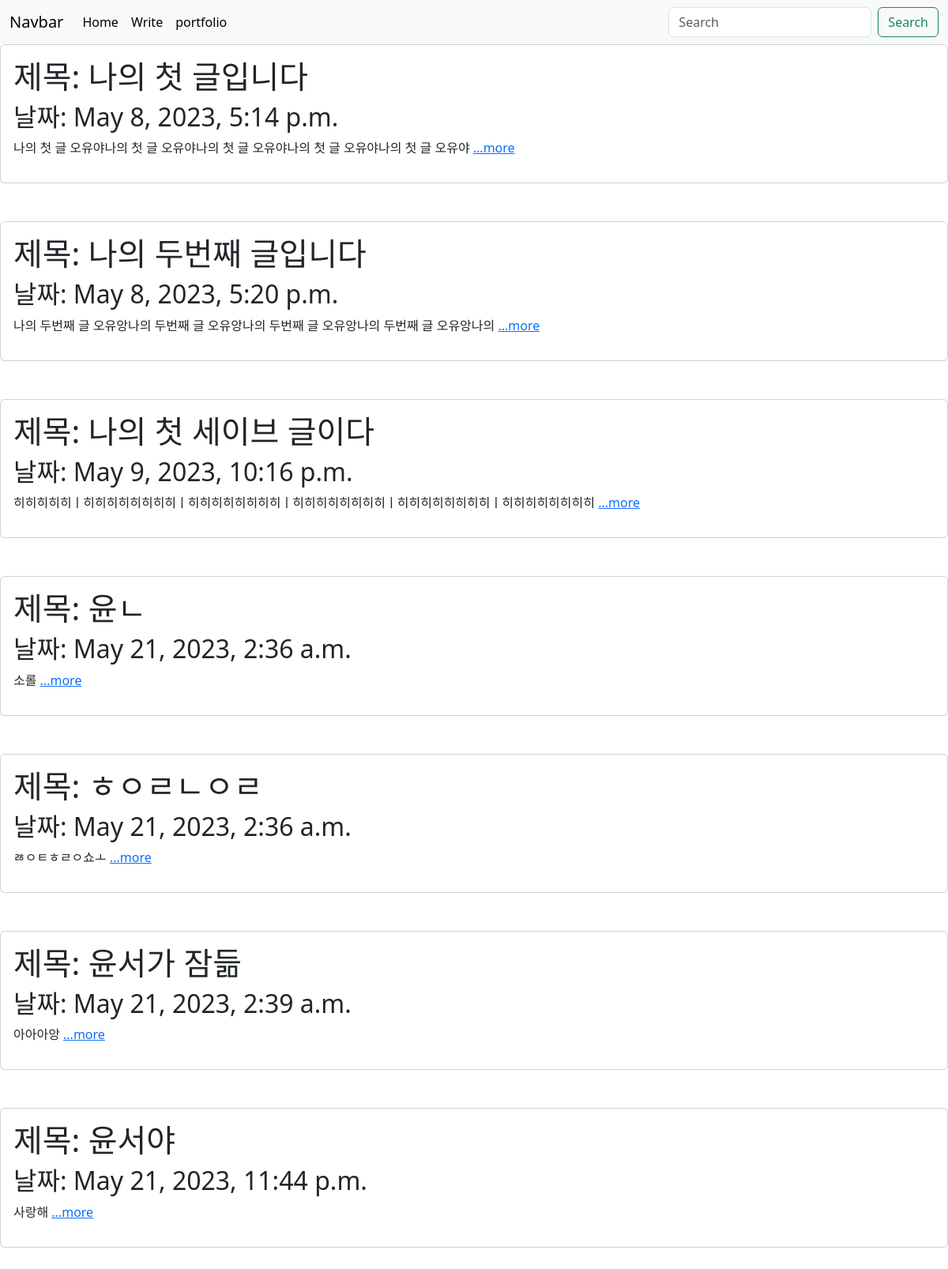
The page / on the database its author committed.
### blog/models.py (models this page shows, shortened)
class Blog(models.Model):
    title = models.CharField(max_length = 200)
    pub_date = models.DateTimeField("published date")
    body = models.TextField()
    def summary(self):
        return self.body[0 : 50]

### blog/views.py (the view)
# urls.py: 2. Add a URL to urlpatterns:  path('', views.home, name='home')
def home(request):
    blog_object = Blog.objects
    return render(request, 'home.html', {"blogs": blog_object})

### blog/templates/home.html (shortened to what this page needs)
<!DOCTYPE html>
<html lang="en">
<head>
    <link href="https://cdn.jsdelivr.net/npm/bootstrap@5.3.0-alpha3/dist/css/bootstrap.min.css" rel="stylesheet"
>
</head>
<body>
    <nav class="navbar navbar-expand-lg bg-body-tertiary">
        <div class="container-fluid">
            <a class="navbar-brand" href="#">Navbar</a>
            <div class="collapse navbar-collapse" id="navbarSupportedContent">
                <ul class="navbar-nav me-auto mb-2 mb-lg-0">
                    <li class="nav-item">
                        <a class="nav-link active" aria-current="page" href="{%url 'home'%}">Home</a>
                    </li>
                    <li class="nav-item">
                        <a class="nav-link active" href="{%url 'new'%}">Write</a>
                    </li>
                    <li class="nav-item">
                        <a class="nav-link active" href="{%url 'portfolio'%}">portfolio</a>
                    </li>
                </ul>
                <form class="d-flex" role="search">
                    <input class="form-control me-2" type="search" placeholder="Search" aria-label="Search">
                    <button class="btn btn-outline-success" type="submit">Search</button>
                </form>
            </div>
        </div>
    </nav>
    {% for blog in blogs.all %}
    <div class="card">
        <div class="card-body">
            <h1>제목: {{blog.title}}</h1>
            <h2>날짜: {{blog.pub_date}}</h2>
            <p>{{blog.summary}}  <a href="{%url 'detail' blog.id%}">...more</a></p>
        </div>
    </div>
    <br>
    <br>
    {%endfor%}
</body>
</html>

### rows shown on the page
Blog: title "나의 첫 글입니다", pub_date "May 8, 2023, 5:14 p.m.", summary "나의 첫 글 오유야나의 첫 글 오유야나의 첫 글 오유야나의 첫 글 오유야나의 첫 글 오유야"
Blog: title "나의 두번째 글입니다", pub_date "May 8, 2023, 5:20 p.m.", summary "나의 두번째 글 오유앙나의 두번째 글 오유앙나의 두번째 글 오유앙나의 두번째 글 오유앙나의"
Blog: title "나의 첫 세이브 글이다", pub_date "May 9, 2023, 10:16 p.m.", summary "히히히히히ㅣ히히히히히히히히ㅣ히히히히히히히히ㅣ히히히히히히히히ㅣ히히히히히히히히ㅣ히히히히히히히히"
Blog: title "윤ㄴ", pub_date "May 21, 2023, 2:36 a.m.", summary "소롤"
Blog: title "ㅎㅇㄹㄴㅇㄹ", pub_date "May 21, 2023, 2:36 a.m.", summary "ㅀㅇㅌㅎㄹㅇ쇼ㅗ"
Blog: title "윤서가 잠듦", pub_date "May 21, 2023, 2:39 a.m.", summary "아아아앙"
Blog: title "윤서야", pub_date "May 21, 2023, 11:44 p.m.", summary "사랑해"
